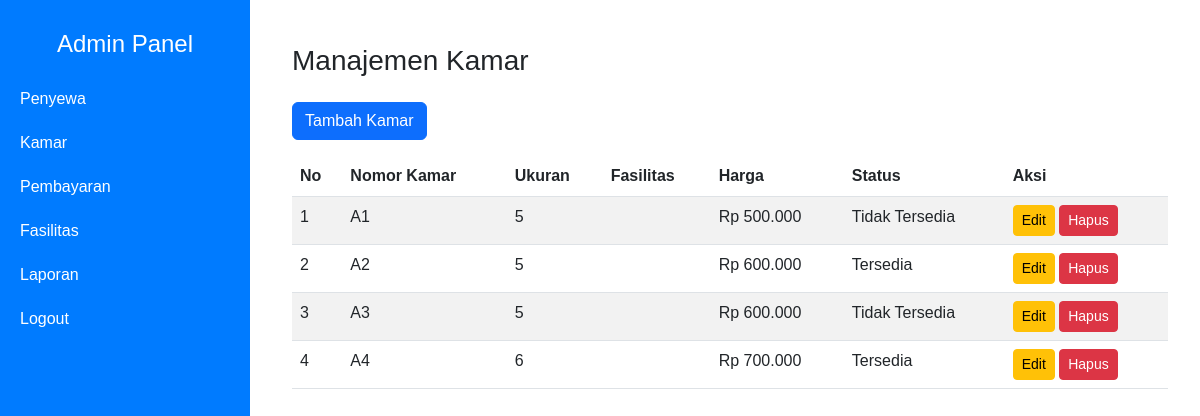
Screenshot of /admin/dashboard.php?page=kamar with the database file from the repository.
### tables this page shows
CREATE TABLE `kamar` (
  `id_kamar` int(11) NOT NULL,
  `nomor_kamar` varchar(50) NOT NULL,
  `ukuran` varchar(50) DEFAULT NULL,
  `fasilitas` text DEFAULT NULL,
  `harga` int(11) NOT NULL,
  `status` enum('tersedia','tidak tersedia') DEFAULT 'tersedia'
);

### admin/kamar.php (the view, shortened to what this page needs)
<?php
include '../koneksi.php';
$kamar = mysqli_query($conn, "SELECT * FROM kamar");
?>
<div class="container mt-4">
    <h3>Manajemen Kamar</h3>
    <button class="btn btn-primary my-3" data-bs-toggle="modal" data-bs-target="#modalKamar" onclick="resetForm()">Tambah Kamar</button>
    <table class="table table-striped">
        <thead>
            <tr>
                <th>No</th>
                <th>Nomor Kamar</th>
                <th>Ukuran</th>
                <th>Fasilitas</th>
                <th>Harga</th>
                <th>Status</th>
                <th>Aksi</th>
            </tr>
        </thead>
        <tbody>
            <?php $i = 1; while ($row = mysqli_fetch_assoc($kamar)): ?>
                <?php
                $id_kamar = $row['id_kamar'];
                $resultFasilitas = mysqli_query($conn, "SELECT f.nama_fasilitas FROM kamar_fasilitas kf JOIN fasilitas f ON kf.id_fasilitas = f.id_fasilitas WHERE kf.id_kamar = '$id_kamar'");
                $namaFasilitas = [];
                ?>
                <tr>
                    <td><?= $i++; ?></td>
                    <td><?= $row['nomor_kamar']; ?></td>
                    <td><?= $row['ukuran']; ?></td>
                    <td><?= implode(', ', $namaFasilitas); ?></td>
                    <td>Rp <?= number_format($row['harga'], 0, ',', '.'); ?></td>
                    <td><?= $row['status'] == 'tersedia' ? 'Tersedia' : 'Tidak Tersedia'; ?></td>
                    <td>
                        <button class="btn btn-warning btn-sm" onclick="editKamar(<?= htmlspecialchars(json_encode([
                            'id_kamar' => $row['id_kamar'],
                            'nomor_kamar' => $row['nomor_kamar'],
                            'ukuran' => $row['ukuran'],
                            'harga' => $row['harga'],
                            'status' => $row['status'],
                            'fasilitas' => array_column(mysqli_fetch_all($resultFasilitas, MYSQLI_ASSOC), 'id_fasilitas')
                        ])); ?>)">Edit</button>
                        <a href="?page=kamar&hapus=<?= $row['id_kamar']; ?>" class="btn btn-danger btn-sm" onclick="return confirm('Apakah Anda yakin ingin menghapus kamar ini?')">Hapus</a>
                    </td>
                </tr>
            <?php endwhile; ?>
        </tbody>
    </table>
</div>

### admin/dashboard.php (shortened to what this page needs)
<!DOCTYPE html>
<html lang="en">
<head>
    <link href="https://cdn.jsdelivr.net/npm/bootstrap@5.3.0-alpha3/dist/css/bootstrap.min.css" rel="stylesheet">
</head>
<body>
    <div class="sidebar">
        <h4 class="text-center"><a href="dashboard.php">Admin Panel</a></h4>
        <a href="?page=penyewa">Penyewa</a>
        <a href="?page=kamar">Kamar</a>
        <a href="?page=pembayaran">Pembayaran</a>
        <a href="?page=fasilitas">Fasilitas</a>
        <a href="?page=laporan">Laporan</a>
        <a href="/sistem_uang_kost/logout.php">Logout</a>
    </div>
    <div class="content">
        <?php
        if (isset($_GET['page'])) {
            $page = $_GET['page'];
            $file = __DIR__ . "/$page.php";
            if (file_exists($file)) {
                include $file;
            } else {
                echo "<h4>Halaman tidak ditemukan!</h4>";
            }
        } else {
            echo "<h4>Selamat datang di dashboard admin!</h4>";
        }
        ?>
    </div>
</body>
</html>

### admin/dashboard.php (style rules this page uses)
body { font-family: Arial, sans-serif; }
.sidebar { height: 100vh; background-color: #007bff; color: white; position: fixed; top: 0; left: 0; width: 250px; padding-top: 20px; }
.sidebar a { color: white; text-decoration: none; padding: 10px 20px; display: block; }
.content { margin-left: 260px; padding: 20px; }

### rows the page displays
kamar: nomor_kamar "A1", ukuran "5", harga "500.000", status "Tidak Tersedia"
kamar: nomor_kamar "A2", ukuran "5", harga "600.000", status "Tersedia"
kamar: nomor_kamar "A3", ukuran "5", harga "600.000", status "Tidak Tersedia"
kamar: nomor_kamar "A4", ukuran "6", harga "700.000", status "Tersedia"
